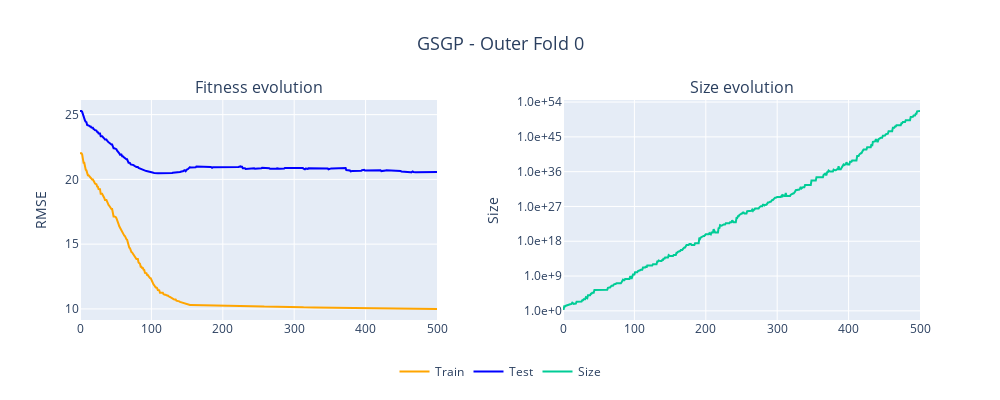
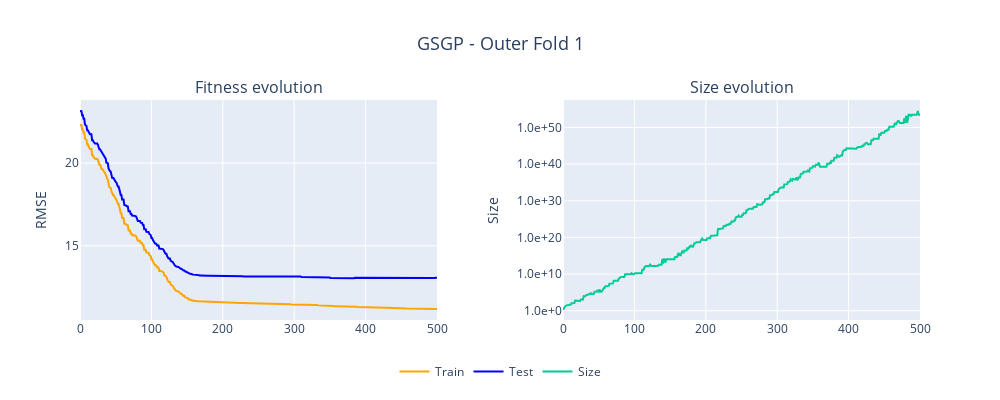
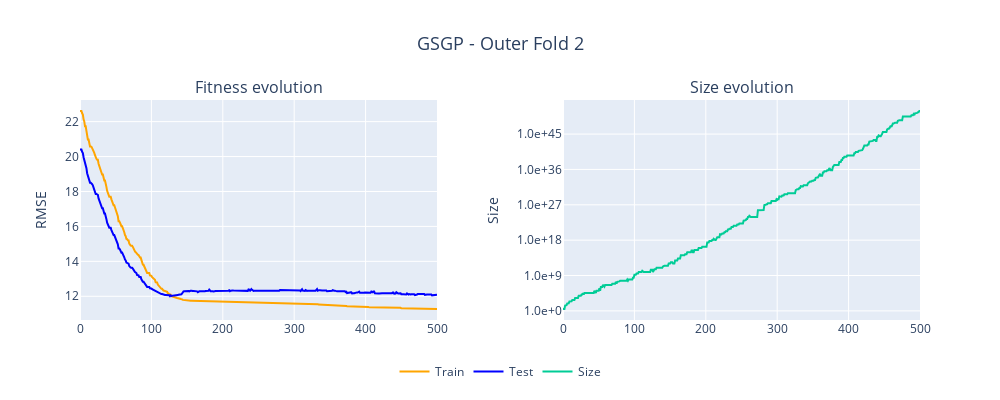
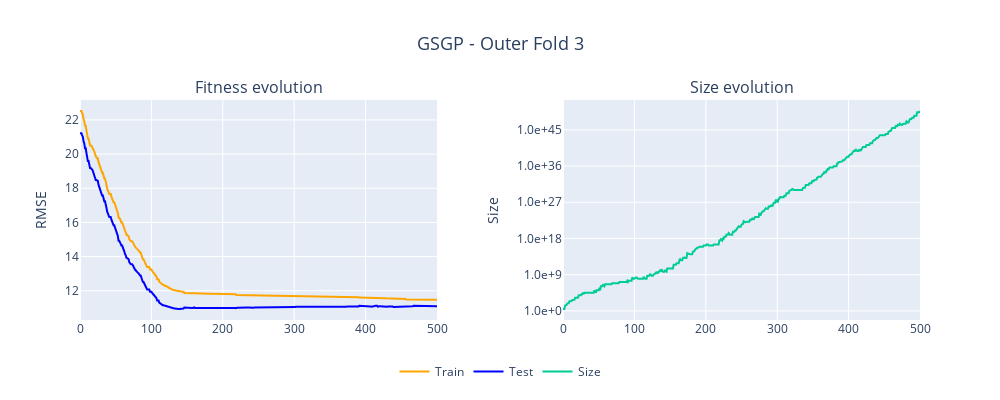

Write notebook code for charts like these, in order.
### Code cell
fit_and_size_per_outer(k_outer=10, model_name='GSGP')

### Figure 1 — Plotly figure (JSON) as saved in the notebook; plotly's stock layout.template omitted (floating-point values rounded to 4 significant figures; data arrays with more than 128 entries replaced by an {"elided": "..."} marker saying what was removed)
{"data": [{"line": {"color": "orange"}, "mode": "lines", "name": "Train", "type": "scatter", "xaxis": "x", "y": {"elided": "501 float values"}, "yaxis": "y"}, {"line": {"color": "blue"}, "mode": "lines", "name": "Test", "type": "scatter", "xaxis": "x", "y": {"elided": "501 float values"}, "yaxis": "y"}, {"mode": "lines", "name": "Size", "type": "scatter", "xaxis": "x2", "y": {"elided": "501 str values"}, "yaxis": "y2"}], "layout": {"annotations": [{"font": {"size": 16}, "showarrow": false, "text": "Fitness evolution", "x": 0.2125, "xanchor": "center", "xref": "paper", "y": 1, "yanchor": "bottom", "yref": "paper"}, {"font": {"size": 16}, "showarrow": false, "text": "Size evolution", "x": 0.7875, "xanchor": "center", "xref": "paper", "y": 1, "yanchor": "bottom", "yref": "paper"}], "height": 400, "legend": {"orientation": "h", "x": 0.5, "xanchor": "center", "y": -0.3, "yanchor": "bottom"}, "margin": {"t": 100}, "showlegend": true, "title": {"font": {"size": 18}, "text": "GSGP - Outer Fold 0", "x": 0.5}, "width": 1000, "xaxis": {"anchor": "y", "domain": [0, 0.425]}, "xaxis2": {"anchor": "y2", "domain": [0.575, 1]}, "yaxis": {"anchor": "x", "domain": [0, 1], "range": [0, null], "title": {"text": "RMSE"}}, "yaxis2": {"anchor": "x2", "domain": [0, 1], "exponentformat": "power", "tickformat": ".1e", "title": {"text": "Size"}, "type": "log"}}}

### Figure 2 — Plotly figure (JSON) as saved in the notebook; plotly's stock layout.template omitted (floating-point values rounded to 4 significant figures; data arrays with more than 128 entries replaced by an {"elided": "..."} marker saying what was removed)
{"data": [{"line": {"color": "orange"}, "mode": "lines", "name": "Train", "type": "scatter", "xaxis": "x", "y": {"elided": "501 float values"}, "yaxis": "y"}, {"line": {"color": "blue"}, "mode": "lines", "name": "Test", "type": "scatter", "xaxis": "x", "y": {"elided": "501 float values"}, "yaxis": "y"}, {"mode": "lines", "name": "Size", "type": "scatter", "xaxis": "x2", "y": {"elided": "501 str values"}, "yaxis": "y2"}], "layout": {"annotations": [{"font": {"size": 16}, "showarrow": false, "text": "Fitness evolution", "x": 0.2125, "xanchor": "center", "xref": "paper", "y": 1, "yanchor": "bottom", "yref": "paper"}, {"font": {"size": 16}, "showarrow": false, "text": "Size evolution", "x": 0.7875, "xanchor": "center", "xref": "paper", "y": 1, "yanchor": "bottom", "yref": "paper"}], "height": 400, "legend": {"orientation": "h", "x": 0.5, "xanchor": "center", "y": -0.3, "yanchor": "bottom"}, "margin": {"t": 100}, "showlegend": true, "title": {"font": {"size": 18}, "text": "GSGP - Outer Fold 1", "x": 0.5}, "width": 1000, "xaxis": {"anchor": "y", "domain": [0, 0.425]}, "xaxis2": {"anchor": "y2", "domain": [0.575, 1]}, "yaxis": {"anchor": "x", "domain": [0, 1], "range": [0, null], "title": {"text": "RMSE"}}, "yaxis2": {"anchor": "x2", "domain": [0, 1], "exponentformat": "power", "tickformat": ".1e", "title": {"text": "Size"}, "type": "log"}}}

### Figure 3 — Plotly figure (JSON) as saved in the notebook; plotly's stock layout.template omitted (floating-point values rounded to 4 significant figures; data arrays with more than 128 entries replaced by an {"elided": "..."} marker saying what was removed)
{"data": [{"line": {"color": "orange"}, "mode": "lines", "name": "Train", "type": "scatter", "xaxis": "x", "y": {"elided": "501 float values"}, "yaxis": "y"}, {"line": {"color": "blue"}, "mode": "lines", "name": "Test", "type": "scatter", "xaxis": "x", "y": {"elided": "501 float values"}, "yaxis": "y"}, {"mode": "lines", "name": "Size", "type": "scatter", "xaxis": "x2", "y": {"elided": "501 str values"}, "yaxis": "y2"}], "layout": {"annotations": [{"font": {"size": 16}, "showarrow": false, "text": "Fitness evolution", "x": 0.2125, "xanchor": "center", "xref": "paper", "y": 1, "yanchor": "bottom", "yref": "paper"}, {"font": {"size": 16}, "showarrow": false, "text": "Size evolution", "x": 0.7875, "xanchor": "center", "xref": "paper", "y": 1, "yanchor": "bottom", "yref": "paper"}], "height": 400, "legend": {"orientation": "h", "x": 0.5, "xanchor": "center", "y": -0.3, "yanchor": "bottom"}, "margin": {"t": 100}, "showlegend": true, "title": {"font": {"size": 18}, "text": "GSGP - Outer Fold 2", "x": 0.5}, "width": 1000, "xaxis": {"anchor": "y", "domain": [0, 0.425]}, "xaxis2": {"anchor": "y2", "domain": [0.575, 1]}, "yaxis": {"anchor": "x", "domain": [0, 1], "range": [0, null], "title": {"text": "RMSE"}}, "yaxis2": {"anchor": "x2", "domain": [0, 1], "exponentformat": "power", "tickformat": ".1e", "title": {"text": "Size"}, "type": "log"}}}

### Figure 4 — Plotly figure (JSON) as saved in the notebook; plotly's stock layout.template omitted (floating-point values rounded to 4 significant figures; data arrays with more than 128 entries replaced by an {"elided": "..."} marker saying what was removed)
{"data": [{"line": {"color": "orange"}, "mode": "lines", "name": "Train", "type": "scatter", "xaxis": "x", "y": {"elided": "501 float values"}, "yaxis": "y"}, {"line": {"color": "blue"}, "mode": "lines", "name": "Test", "type": "scatter", "xaxis": "x", "y": {"elided": "501 float values"}, "yaxis": "y"}, {"mode": "lines", "name": "Size", "type": "scatter", "xaxis": "x2", "y": {"elided": "501 str values"}, "yaxis": "y2"}], "layout": {"annotations": [{"font": {"size": 16}, "showarrow": false, "text": "Fitness evolution", "x": 0.2125, "xanchor": "center", "xref": "paper", "y": 1, "yanchor": "bottom", "yref": "paper"}, {"font": {"size": 16}, "showarrow": false, "text": "Size evolution", "x": 0.7875, "xanchor": "center", "xref": "paper", "y": 1, "yanchor": "bottom", "yref": "paper"}], "height": 400, "legend": {"orientation": "h", "x": 0.5, "xanchor": "center", "y": -0.3, "yanchor": "bottom"}, "margin": {"t": 100}, "showlegend": true, "title": {"font": {"size": 18}, "text": "GSGP - Outer Fold 3", "x": 0.5}, "width": 1000, "xaxis": {"anchor": "y", "domain": [0, 0.425]}, "xaxis2": {"anchor": "y2", "domain": [0.575, 1]}, "yaxis": {"anchor": "x", "domain": [0, 1], "range": [0, null], "title": {"text": "RMSE"}}, "yaxis2": {"anchor": "x2", "domain": [0, 1], "exponentformat": "power", "tickformat": ".1e", "title": {"text": "Size"}, "type": "log"}}}
